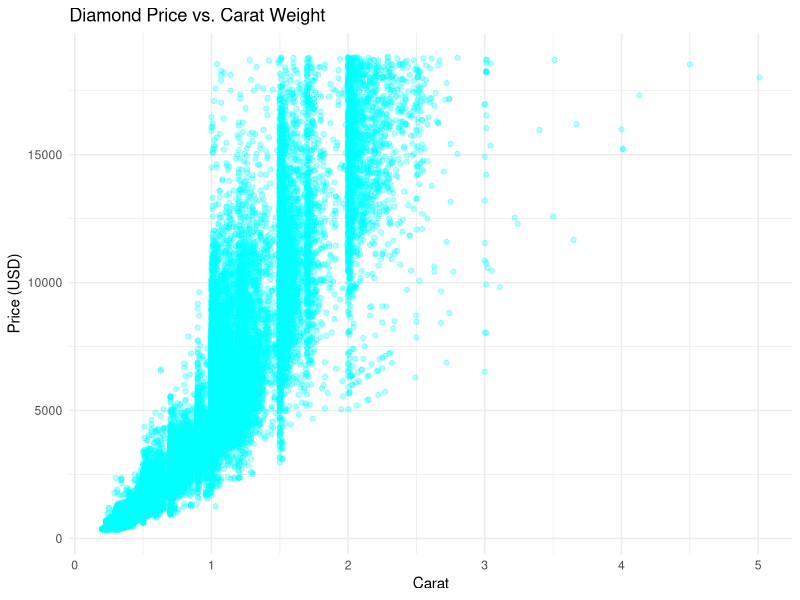

This chart was generated by the following R code:
## ---- chunk 1
library(ggplot2)
library(dplyr)
# Display summary statistics of carat and price columns
summary(select(diamonds, carat, price))
## ---- chunk 2
# Create scatter plot using ggplot2
ggplot(diamonds, aes(x = carat, y = price)) +
  geom_point(alpha = 0.3, color = "cyan") +
  labs(
    title = "Diamond Price vs. Carat Weight",
    x = "Carat",
    y = "Price (USD)"
  ) +
  theme_minimal()
